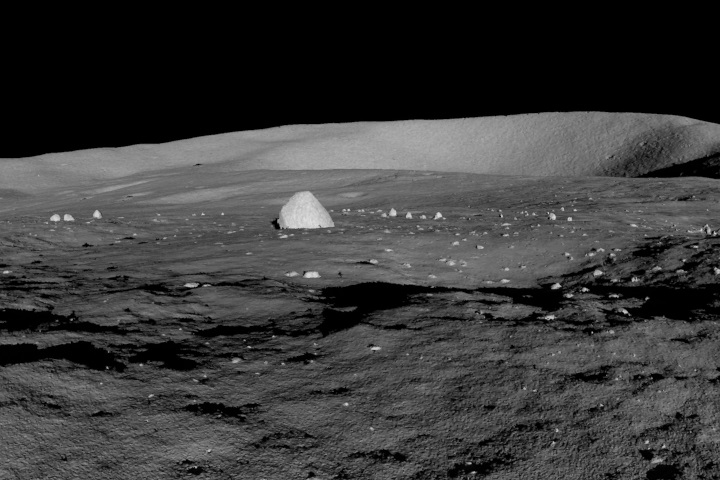
#> input picture moon_00001.jpg, 720 x 480 px, found by its file name
$ python moon_project.py
#> lines starting #> are read from the running program, lines starting #| are printed output that depends on the picture; after the words box and inside, x2 and y2 are one past the last pixel; in counts of white or black regions, pixels touching at a corner belong together

import cv2
import matplotlib.pyplot as plt

# Load the image using the correct path
image = cv2.imread('/content/moon_00001.jpg')
#> image is the input picture: shape (480, 720, 3); min 0, max 222, mean 58

# Check if image loaded successfully
if image is None:
    print("Error: Image not found.")
else:

    # Function to process image
    def process_image(image):

        # Resize image to 144x96
        resized = cv2.resize(image, (144, 96))
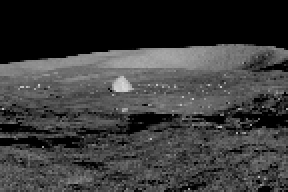
#> resized: shape (96, 144, 3) (shown 2 times larger); min 0, max 216, mean 58.1

        # Convert image to grayscale
        gray = cv2.cvtColor(resized, cv2.COLOR_BGR2GRAY)

        return gray

    # Process image
    gray_image = process_image(image)

    # Apply binary threshold
    threshold_value = 180

    _, threshold_image = cv2.threshold(
        gray_image,
        threshold_value,
        255,
        cv2.THRESH_BINARY
    )
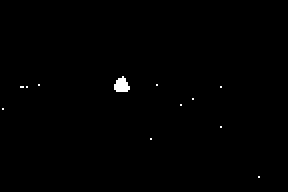
#> threshold_image: shape (96, 144) (shown 2 times larger); 0.41% white; 12 white regions (11 under 20 px), largest, box (x1, y1, x2, y2) and area: (57, 38, 65, 46) 45

    # Save processed image
    cv2.imwrite('/content/processed_moon.jpg', threshold_image)

    # Display images
    plt.figure(figsize=(10,5))

    # Original image
    plt.subplot(1,2,1)
    plt.title("Original Image")
    plt.imshow(cv2.cvtColor(image, cv2.COLOR_BGR2RGB))
    plt.axis('off')

    # Processed image
    plt.subplot(1,2,2)
    plt.title("Processed Image")
    plt.imshow(threshold_image, cmap='gray')
    plt.axis('off')

    plt.show()
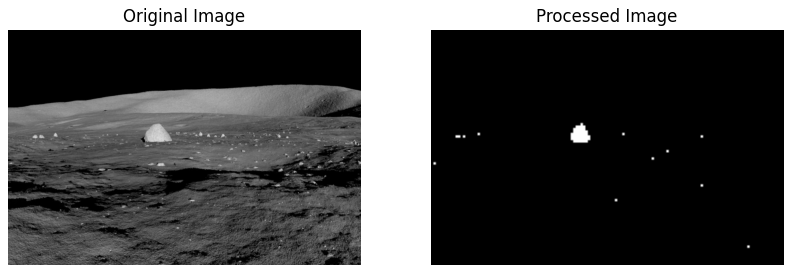
#> figure drawn by matplotlib, 2 panels

    print("Processing completed successfully!")
